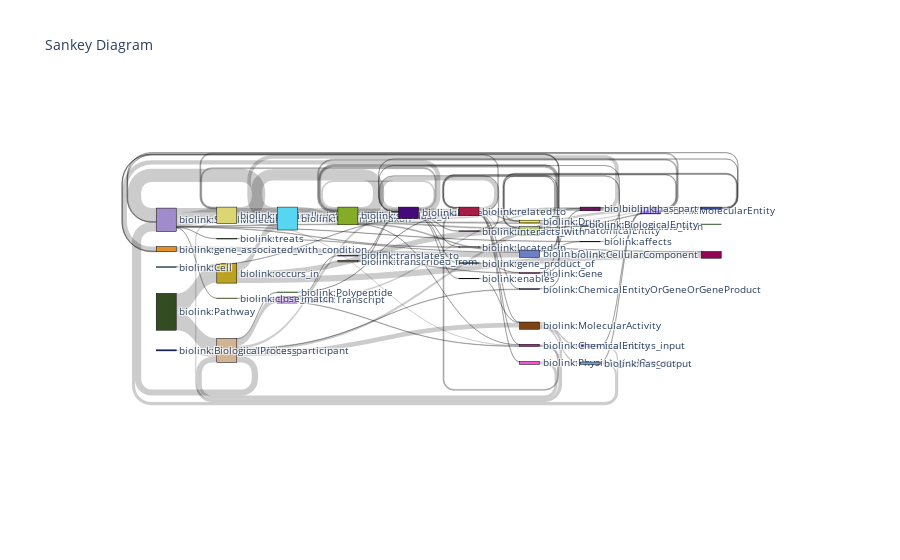

The notebook cell this image was saved under:
### Code cell
# NOTE: This function was partially generated using AI assistance.
import plotly.graph_objects as go
import pandas as pd
import numpy as np

def create_sankey_diagram(df, title="Sankey Diagram"):
    # Prepare the data
    all_nodes = pd.concat([df['source'], df['sink']]).unique()
    node_indices = {node: index for index, node in enumerate(all_nodes)}

    # Create color scale
    n_colors = len(all_nodes)
    colors = [f'rgb({r},{g},{b})' for r, g, b in np.random.randint(0, 255, size=(n_colors, 3))]

    # Prepare the Sankey diagram data
    link_source = [node_indices[source] for source in df['source']]
    link_target = [node_indices[sink] for sink in df['sink']]
    link_value = df['value']

    # Create the figure
    fig = go.Figure(data=[go.Sankey(
        node = dict(
          pad = 15,
          thickness = 20,
          line = dict(color = "black", width = 0.5),
          label = list(all_nodes),
          color = colors
        ),
        link = dict(
          source = link_source,
          target = link_target,
          value = link_value
    ))])

    # Update the layout
    fig.update_layout(title_text=title, font_size=10)

    return fig

# Usage example:
sankey_top_100 = sankey_data.sort_values("value", ascending=False)[:100]
fig = create_sankey_diagram(sankey_top_100)
fig.show()

### Figure 1 — Plotly figure (JSON) as saved in the notebook; plotly's stock layout.template omitted (floating-point values rounded to 4 significant figures)
{"data": [{"link": {"source": [0, 0, 1, 2, 3, 4, 5, 6, 5, 6, 5, 7, 6, 8, 1, 9, 10, 11, 6, 12, 6, 12, 12, 13, 14, 14, 8, 4, 15, 8, 8, 4, 4, 16, 17, 2, 2, 18, 16, 9, 19, 20, 8, 4, 21, 17, 19, 22, 23, 4, 2, 15, 1, 24, 9, 13, 6, 25, 19, 9, 22, 25, 26, 8, 20, 1, 23, 6, 9, 8, 9, 27, 22, 9, 28, 16, 24, 21, 8, 9, 8, 29, 9, 25, 19, 30, 31, 32, 33, 25, 14, 23, 1, 4, 4, 34, 35, 36, 1, 1], "target": [5, 6, 2, 1, 4, 3, 3, 14, 37, 1, 22, 23, 12, 7, 9, 8, 3, 6, 8, 6, 19, 13, 15, 1, 20, 10, 4, 8, 1, 9, 10, 16, 19, 4, 2, 17, 19, 6, 25, 23, 4, 8, 2, 22, 22, 9, 2, 4, 4, 23, 8, 19, 4, 10, 11, 19, 31, 16, 9, 16, 25, 22, 8, 26, 24, 21, 9, 29, 19, 30, 1, 22, 27, 29, 17, 9, 7, 37, 21, 17, 32, 7, 12, 1, 25, 24, 9, 12, 23, 8, 34, 36, 36, 38, 17, 8, 9, 8, 28, 33], "value": [3036094, 2723382, 2104122, 2099970, 1788480, 1766371, 1239442, 1063314, 990239, 956647, 852989, 808136, 769428, 687661, 677254, 595240, 583600, 459380, 398556, 398142, 393253, 372651, 361777, 257350, 257219, 257219, 251208, 235083, 228613, 203970, 203954, 201347, 195072, 173216, 170580, 170078, 168951, 164797, 163118, 159552, 155201, 154486, 150966, 148407, 146771, 145981, 144703, 142748, 137002, 136669, 131480, 117086, 115979, 110028, 108610, 108086, 108010, 106767, 101824, 101569, 98385, 91814, 91373, 89522, 87974, 83740, 83196, 82155, 79985, 79188, 74905, 71497, 71439, 70615, 70465, 70039, 69306, 67199, 64825, 64181, 59932, 59332, 57129, 55532, 54380, 52721, 47903, 47694, 47621, 47468, 47330, 46284, 45109, 44723, 42890, 41394, 41005, 39921, 39319, 38826]}, "node": {"color": ["rgb(52,76,33)", "rgb(160,140,203)", "rgb(220,213,115)", "rgb(88,213,240)", "rgb(132,172,39)", "rgb(188,162,34)", "rgb(208,180,147)", "rgb(229,141,39)", "rgb(70,9,124)", "rgb(167,29,72)", "rgb(106,23,94)", "rgb(244,86,211)", "rgb(123,67,22)", "rgb(109,164,225)", "rgb(122,7,202)", "rgb(50,20,218)", "rgb(248,236,58)", "rgb(165,38,140)", "rgb(17,41,158)", "rgb(76,19,208)", "rgb(148,116,92)", "rgb(204,221,217)", "rgb(177,194,107)", "rgb(108,126,196)", "rgb(192,82,169)", "rgb(65,88,170)", "rgb(168,14,164)", "rgb(48,91,65)", "rgb(168,192,62)", "rgb(103,95,183)", "rgb(1,105,216)", "rgb(135,242,97)", "rgb(160,100,85)", "rgb(93,207,75)", "rgb(112,108,245)", "rgb(8,190,222)", "rgb(190,245,27)", "rgb(148,6,85)", "rgb(101,214,75)"], "label": ["biolink:Pathway", "biolink:SmallMolecule", "biolink:physically_interacts_with", "biolink:OrganismTaxon", "biolink:subclass_of", "biolink:occurs_in", "biolink:has_participant", "biolink:gene_associated_with_condition", "biolink:Protein", "biolink:related_to", "biolink:in_taxon", "biolink:PhysiologicalProcess", "biolink:MolecularActivity", "biolink:has_output", "biolink:Transcript", "biolink:has_input", "biolink:Drug", "biolink:ChemicalEntity", "biolink:BiologicalProcess", "biolink:MolecularEntity", "biolink:transcribed_from", "biolink:located_in", "biolink:AnatomicalEntity", "biolink:Disease", "biolink:Gene", "biolink:has_part", "biolink:interacts_with", "biolink:coexists_with", "biolink:close_match", "biolink:ChemicalEntityOrGeneOrGeneProduct", "biolink:gene_product_of", "biolink:Polypeptide", "biolink:enables", "biolink:treats", "biolink:translates_to", "biolink:Cell", "biolink:affects", "biolink:CellularComponent", "biolink:BiologicalEntity"], "line": {"color": "black", "width": 0.5}, "pad": 15, "thickness": 20}, "type": "sankey"}], "layout": {"autosize": true, "font": {"size": 10}, "title": {"text": "Sankey Diagram"}}}
